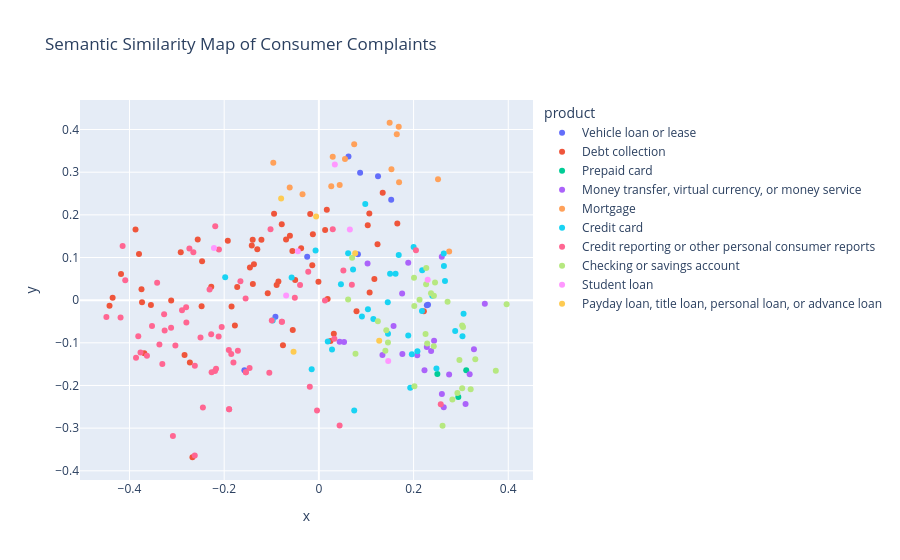

Here is the notebook cell this chart was saved with:
### Code cell
fig = px.scatter(
    df,
    x="x",
    y="y",
    color="product",
    hover_data={
        "product": True,
        "short_complaint": True
    },
    title="Semantic Similarity Map of Consumer Complaints"
)

fig.update_traces()
fig.show()
